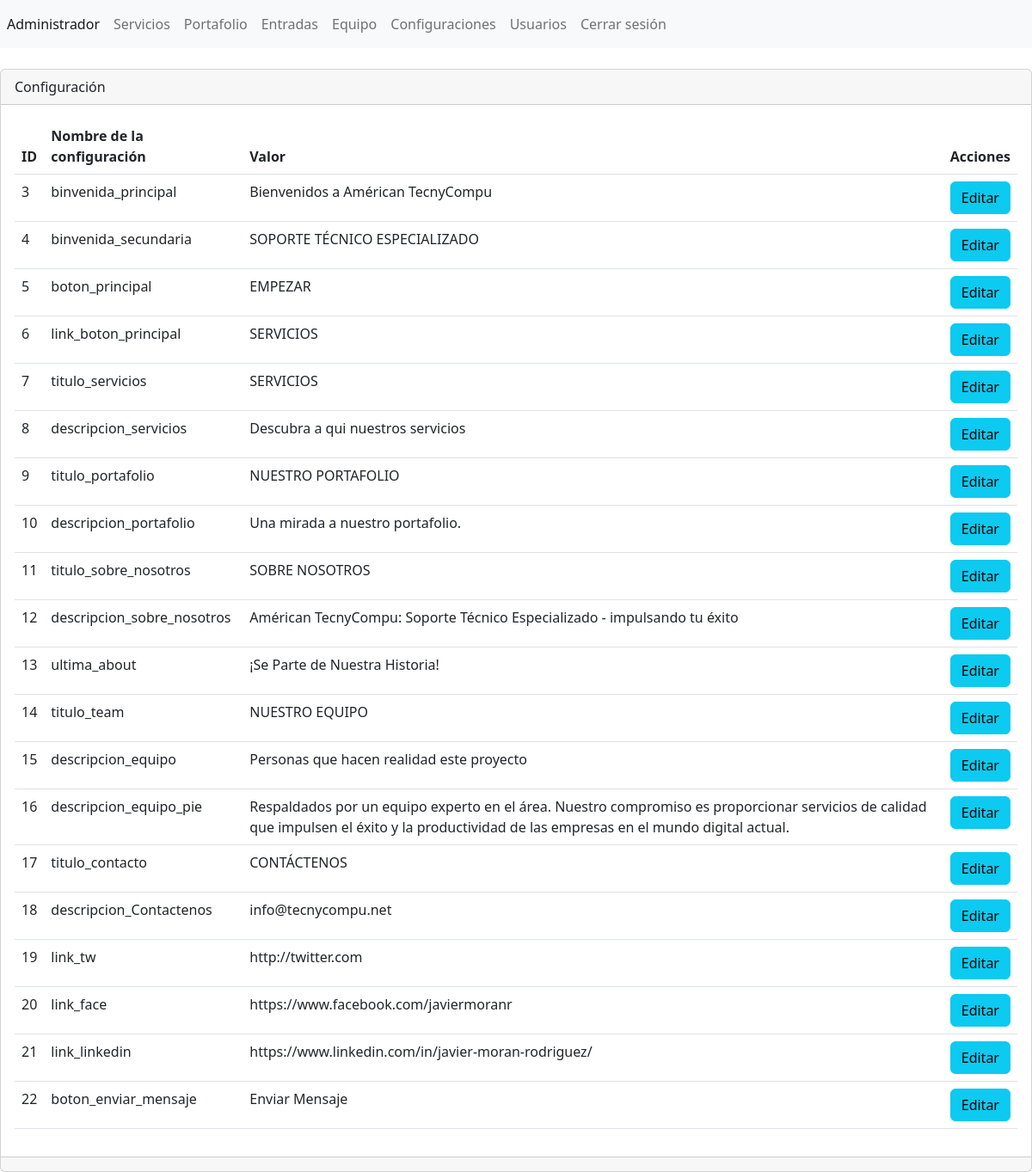
Screenshot of /ProyectoBackend/admin/secciones/configuraciones/index.php (signed in) with the database file from the repository.
### tables this page shows
CREATE TABLE `configuraciones` (
  `ID` int(11) NOT NULL,
  `nombreconfiguracion` varchar(255) NOT NULL,
  `valor` varchar(255) NOT NULL
);

### ProyectoBackend/admin/secciones/configuraciones/index.php (the view, shortened to what this page needs)
<?php
include("../../db.php");
$sentencia = $conexion->prepare("SELECT * FROM `configuraciones`");
$sentencia->execute();
$lista_configuraciones = $sentencia->fetchAll(PDO::FETCH_ASSOC);
include("../../templates/header.php"); ?>
<div class="card">
    <div class="card-header">
       Configuración
    </div>
    <div class="card-body">
        <div class="table-responsive-sm">
            <table class="table">
                <thead>
                    <tr>
                        <th scope="col">ID</th>
                        <th scope="col">Nombre de la configuración</th>
                        <th scope="col">Valor</th>
                        <th scope="col">Acciones</th>
                    </tr>
                </thead>
                <tbody>
                    <?php foreach ($lista_configuraciones as $registros) { ?>
                        <tr class="">
                            <td><?php echo $registros['ID']; ?></td>
                            <td><?php echo $registros['nombreconfiguracion']; ?></td>
                            <td><?php echo $registros['valor']; ?></td>
                            <td>
                                <a name="" id="" class="btn btn-info" href="editar.php?txtID=<?php echo $registros['ID']; ?>" role="button">Editar</a>
                            </td>
                        </tr>
                    <?php } ?>
                </tbody>
            </table>
        </div>
    </div>
    <div class="card-footer text-muted">
    </div>
</div>
<?php include("../../templates/footer.php"); ?>

### rows the page displays
configuraciones: ID "3", nombreconfiguracion "binvenida_principal", valor "Bienvenidos a Américan TecnyCompu"
configuraciones: ID "4", nombreconfiguracion "binvenida_secundaria", valor "SOPORTE TÉCNICO ESPECIALIZADO"
configuraciones: ID "5", nombreconfiguracion "boton_principal", valor "EMPEZAR"
configuraciones: ID "6", nombreconfiguracion "link_boton_principal", valor "SERVICIOS"
configuraciones: ID "7", nombreconfiguracion "titulo_servicios", valor "SERVICIOS"
configuraciones: ID "8", nombreconfiguracion "descripcion_servicios", valor "Descubra a qui nuestros servicios"
configuraciones: ID "9", nombreconfiguracion "titulo_portafolio", valor "NUESTRO PORTAFOLIO"
configuraciones: ID "10", nombreconfiguracion "descripcion_portafolio", valor "Una mirada a nuestro portafolio."
configuraciones: ID "11", nombreconfiguracion "titulo_sobre_nosotros", valor "SOBRE NOSOTROS"
configuraciones: ID "12", nombreconfiguracion "descripcion_sobre_nosotros", valor "Américan TecnyCompu: Soporte Técnico Especializado - impulsando tu éxito"
configuraciones: ID "13", nombreconfiguracion "ultima_about", valor "¡Se Parte de Nuestra Historia!"
configuraciones: ID "14", nombreconfiguracion "titulo_team", valor "NUESTRO EQUIPO"
configuraciones: ID "15", nombreconfiguracion "descripcion_equipo", valor "Personas que hacen realidad este proyecto"
configuraciones: ID "16", nombreconfiguracion "descripcion_equipo_pie", valor "Respaldados por un equipo experto en el área. Nuestro compromiso es proporcionar servicios de calidad que impulsen el éxito y la productividad de las empresas en el mundo digital actual."
configuraciones: ID "17", nombreconfiguracion "titulo_contacto", valor "CONTÁCTENOS"
configuraciones: ID "18", nombreconfiguracion "descripcion_Contactenos", valor "info@tecnycompu.net"
configuraciones: ID "19", nombreconfiguracion "link_tw", valor "http://twitter.com"
configuraciones: ID "20", nombreconfiguracion "link_face", valor "https://www.facebook.com/javiermoranr"
configuraciones: ID "21", nombreconfiguracion "link_linkedin", valor "https://www.linkedin.com/in/javier-moran-rodriguez/"
configuraciones: ID "22", nombreconfiguracion "boton_enviar_mensaje", valor "Enviar Mensaje"
